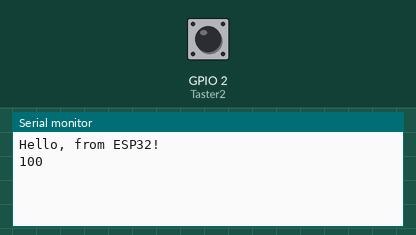
The sketch below on a simulated ESP32. On the bench: the last lines printed to the serial monitor. The inputs (shaded band) are chosen by the test bench; at power-on: GPIO 2 (Taster2) HIGH.

Above: at 1.2 s.
1.3 s: GPIO 2 (Taster2) pulled LOW for 0.15 s
At 2.7 s:
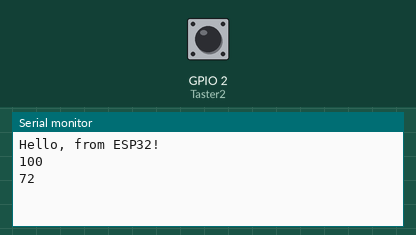
2.9 s: GPIO 2 (Taster2) pulled LOW for 1 s
At 3.8 s:
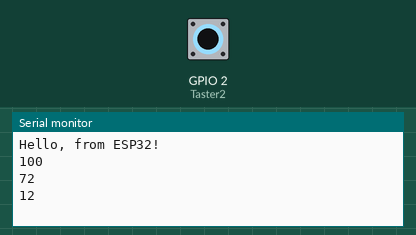
5.4 s: GPIO 2 (Taster2) pulled LOW for 0.15 s
At 6.9 s:
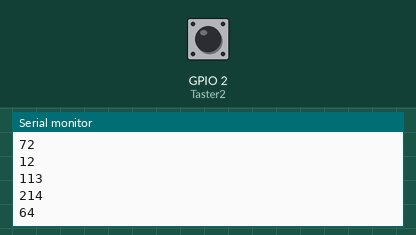
Timing chart, 0 to 8.4 s (numbered marks = the images above; inputs shaded):
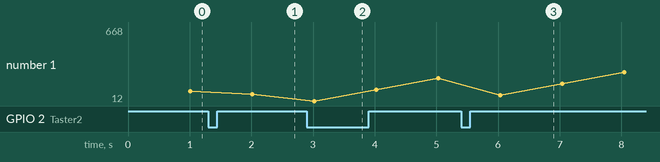

Measured:
- after the input at 1.3 s, the serial monitor: prints a new line after 0.71 s (image 1)
- after the input at 2.9 s, the serial monitor: prints a new line after 0.12 s (image 2)
- after the input at 5.4 s, the serial monitor: prints a new line after 0.64 s (image 3)
- plotted number 1: 100 → 72 after the input at 1.3 s, 72 → 214 after the input at 2.9 s, 214 → 668 after the input at 5.4 s

The sketch:

sketch_mar28b.ino
```cpp
// ESP32 Timer Testprogramm
hw_timer_t *MeinTimer = NULL;     // beliebiger Name
volatile int Zaehler = 0;         // wird in ISR verändert => volatile
uint32_t LastTime = 0;
// ***** Pins deklarieren
const int Taster2=2;
bool bTuWas;

// ****** Funktionsprototypen
void  Ruecksetzen ( void );
void  Counter ( void );


void setup() {
  Serial.begin(115200);
  Serial.println("Hello, from ESP32!");
  // Pins Konfigurieren
  pinMode(Taster2, INPUT);   // INPUT_PULLUP bei realer Platine
  attachInterrupt(digitalPinToInterrupt(Taster2),&Ruecksetzen,FALLING);
  // Timer1 konfigurieren
  MeinTimer = timerBegin(1, 80, true);    // Timer1, Vorteiler 80, Aufwärts
  timerAlarmWrite(MeinTimer, 10000, true);// Alarm 10000 => alle 10ms ein Alarm
  timerAttachInterrupt(MeinTimer, &Counter, true);  // ISR Counter verknüpfen
  timerAlarmEnable(MeinTimer);
  timerStart(MeinTimer);


}

void loop() {
  // 1 mal pro Sekunde den aktuellen Zählerstand ausgeben:
  if( millis()- LastTime >= 1000) {
    LastTime = millis();
    Serial.println(Zaehler);
  }

  delay(10); // this speeds up the simulation
}

// Rücksetzen per Taster-Interrupt
void  IRAM_ATTR Ruecksetzen ( void ) {
  Zaehler =0;
}

// Hochzählen per Timer-Interrrupt
void  IRAM_ATTR Counter( void ) {
  Zaehler ++;
}
```
